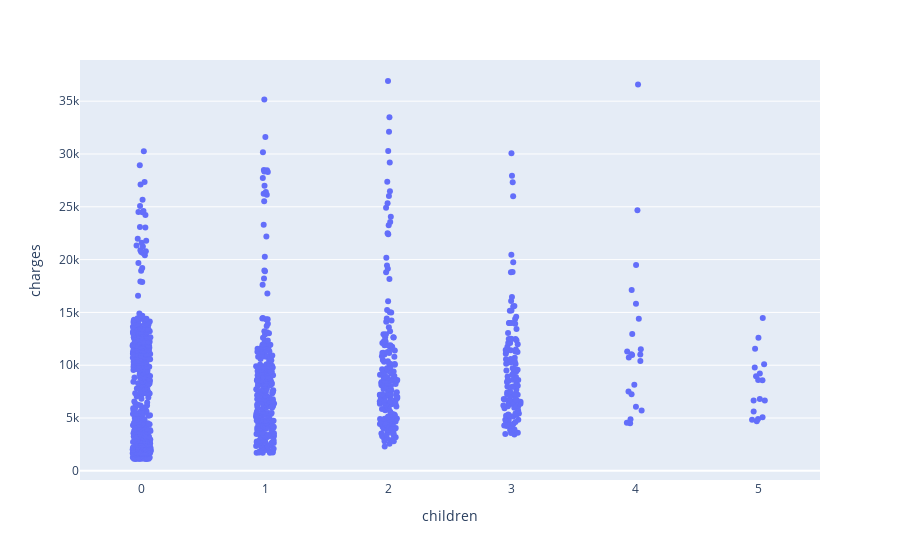

The code cell stored with this chart in its notebook:
### Code cell
px.strip(non_smoker_df, x="children", y ='charges')

### Figure 1 — Plotly figure (JSON) as saved in the notebook; plotly's stock layout.template omitted (floating-point values rounded to 4 significant figures; data arrays with more than 128 entries replaced by an {"elided": "..."} marker saying what was removed)
{"data": [{"alignmentgroup": "True", "boxpoints": "all", "fillcolor": "rgba(255,255,255,0)", "hoveron": "points", "hovertemplate": "children=%{x}<br>charges=%{y}<extra></extra>", "legendgroup": "", "line": {"color": "rgba(255,255,255,0)"}, "marker": {"color": "#636efa"}, "name": "", "offsetgroup": "", "orientation": "v", "pointpos": 0, "showlegend": false, "type": "box", "x": {"elided": "1064 int values"}, "x0": " ", "xaxis": "x", "y": {"elided": "1064 float values"}, "y0": " ", "yaxis": "y"}], "layout": {"boxmode": "group", "legend": {"tracegroupgap": 0}, "margin": {"t": 60}, "xaxis": {"anchor": "y", "domain": [0, 1], "title": {"text": "children"}}, "yaxis": {"anchor": "x", "domain": [0, 1], "title": {"text": "charges"}}}}
